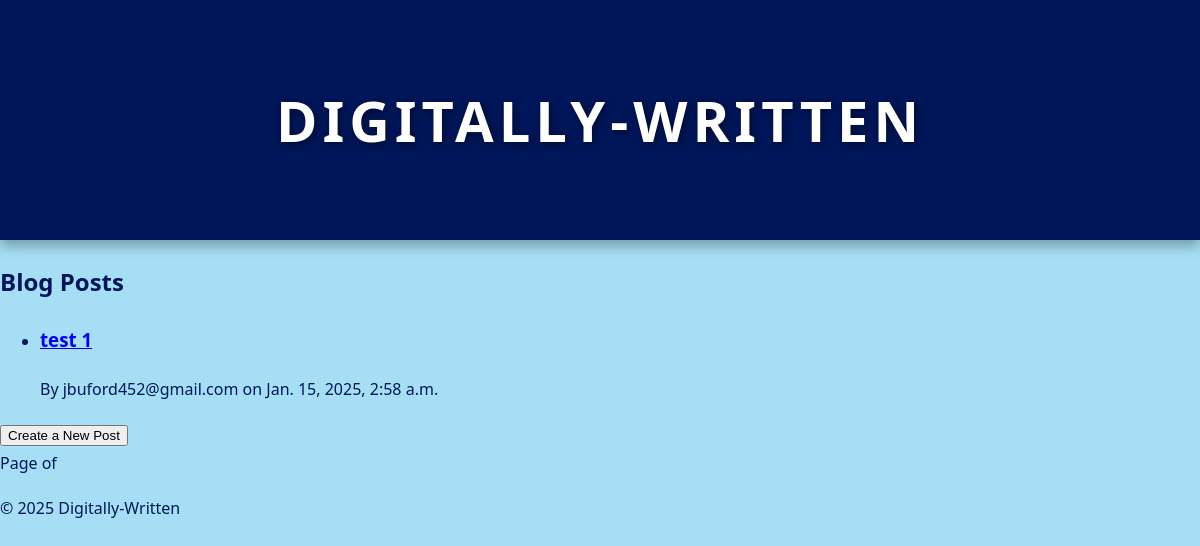
Page /post/ on the earlier database version.
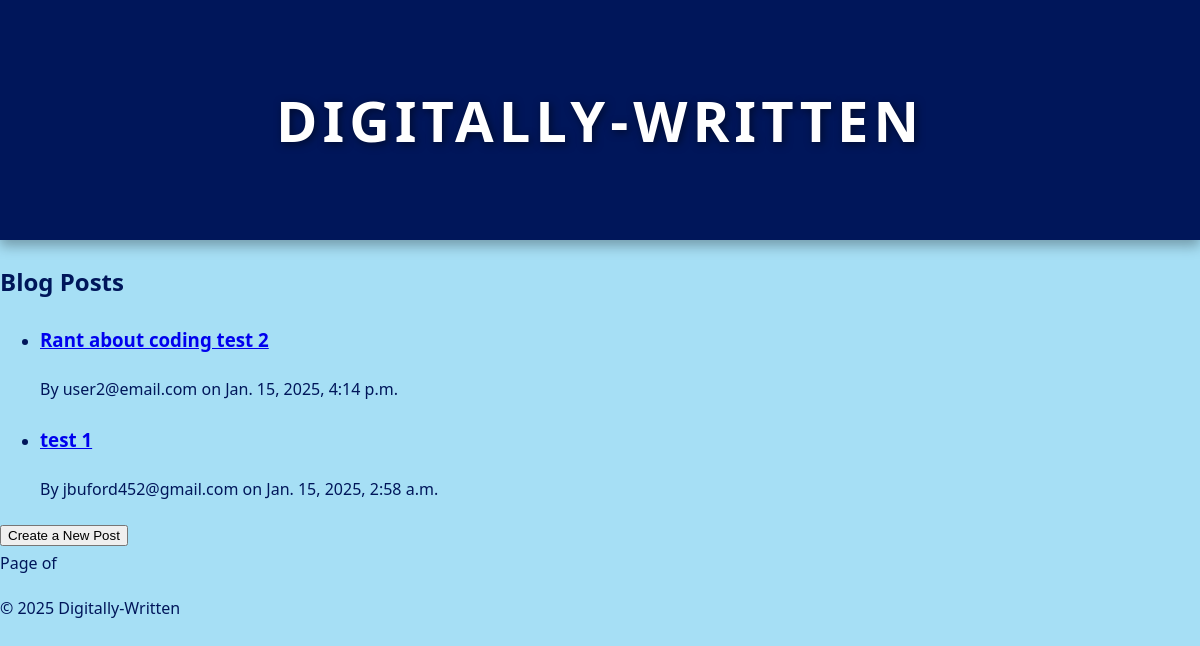
Same page on the later database version.
### app/models.py (models this page shows, shortened)
class Post(models.Model):
    title = models.CharField(max_length=200)
    content = models.TextField()
    author = models.ForeignKey(User, on_delete=models.CASCADE)
    created_at = models.DateTimeField(auto_now_add=True)
    updated_at = models.DateTimeField(auto_now=True)

### app/views.py (the view)
# urls.py: path('post/', app.views.post_list, name='post_list'),
def post_list(request):
    posts = Post.objects.all().order_by('-created_at')
    return render(request, 'post_list.html', {'posts': posts})

### app/templates/post_list.html (shortened to what this page needs)
{% extends 'base.html' %}
{% block content %}
    <h2>Blog Posts</h2>
    <ul>
        {% for post in posts %}
            <li>
                <h3><a href="{% url 'post_detail' post.pk %}">{{ post.title }}</a></h3>
                <p>By {{ post.author }} on {{ post.created_at }}</p>
            </li>
        {% endfor %}
    </ul>
    <div>
        <a href="{% url 'create_post' %}">
            <button>Create a New Post</button>
        </a>
    </div>
    <div class="pagination">
        <span>Page {{ posts.number }} of {{ posts.paginator.num_pages }}</span>
    </div>
{% endblock %}

Differences in the rows shown:
added Post: title "Rant about coding test 2", author "user2@email.com", created_at "Jan. 15, 2025, 4:14 p.m."
